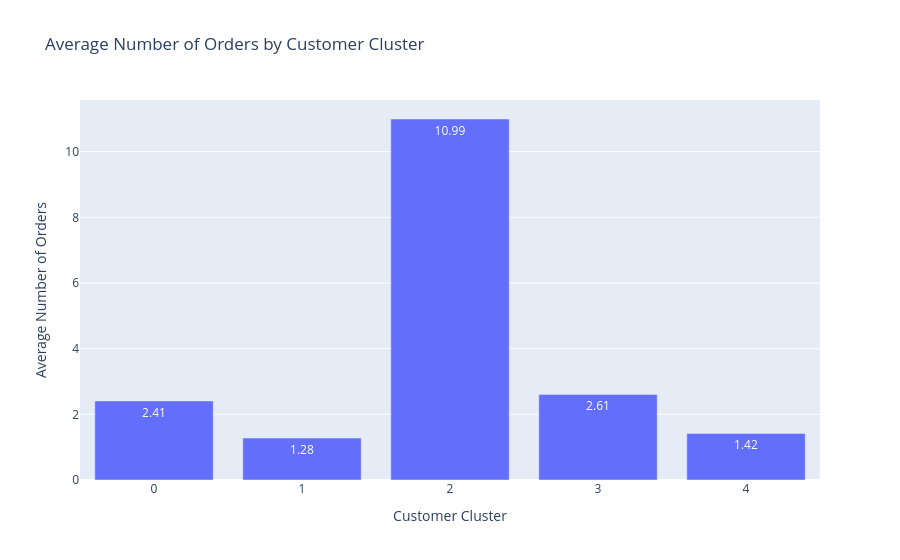

This figure's notebook cell:
### Code cell
cluster_orders = (
    df
    .groupby("Cluster", as_index=False)["Orders"]
    .mean()
)

fig = px.bar(
    cluster_orders,
    x="Cluster",
    y="Orders",
    text_auto=".2f",
    title="Average Number of Orders by Customer Cluster"
)

fig.update_layout(
    xaxis_title="Customer Cluster",
    yaxis_title="Average Number of Orders"
)

fig.show()

### Figure 1 — Plotly figure (JSON) as saved in the notebook; plotly's stock layout.template omitted (floating-point values rounded to 4 significant figures)
{"data": [{"hovertemplate": "Cluster=%{x}<br>Orders=%{y}<extra></extra>", "legendgroup": "", "marker": {"color": "#636efa", "pattern": {"shape": ""}}, "name": "", "orientation": "v", "showlegend": false, "textposition": "auto", "texttemplate": "%{y:.2f}", "type": "bar", "x": [0, 1, 2, 3, 4], "xaxis": "x", "y": [2.408, 1.278, 10.99, 2.607, 1.419], "yaxis": "y"}], "layout": {"barmode": "relative", "legend": {"tracegroupgap": 0}, "title": {"text": "Average Number of Orders by Customer Cluster"}, "xaxis": {"anchor": "y", "domain": [0, 1], "title": {"text": "Customer Cluster"}}, "yaxis": {"anchor": "x", "domain": [0, 1], "title": {"text": "Average Number of Orders"}}}}
